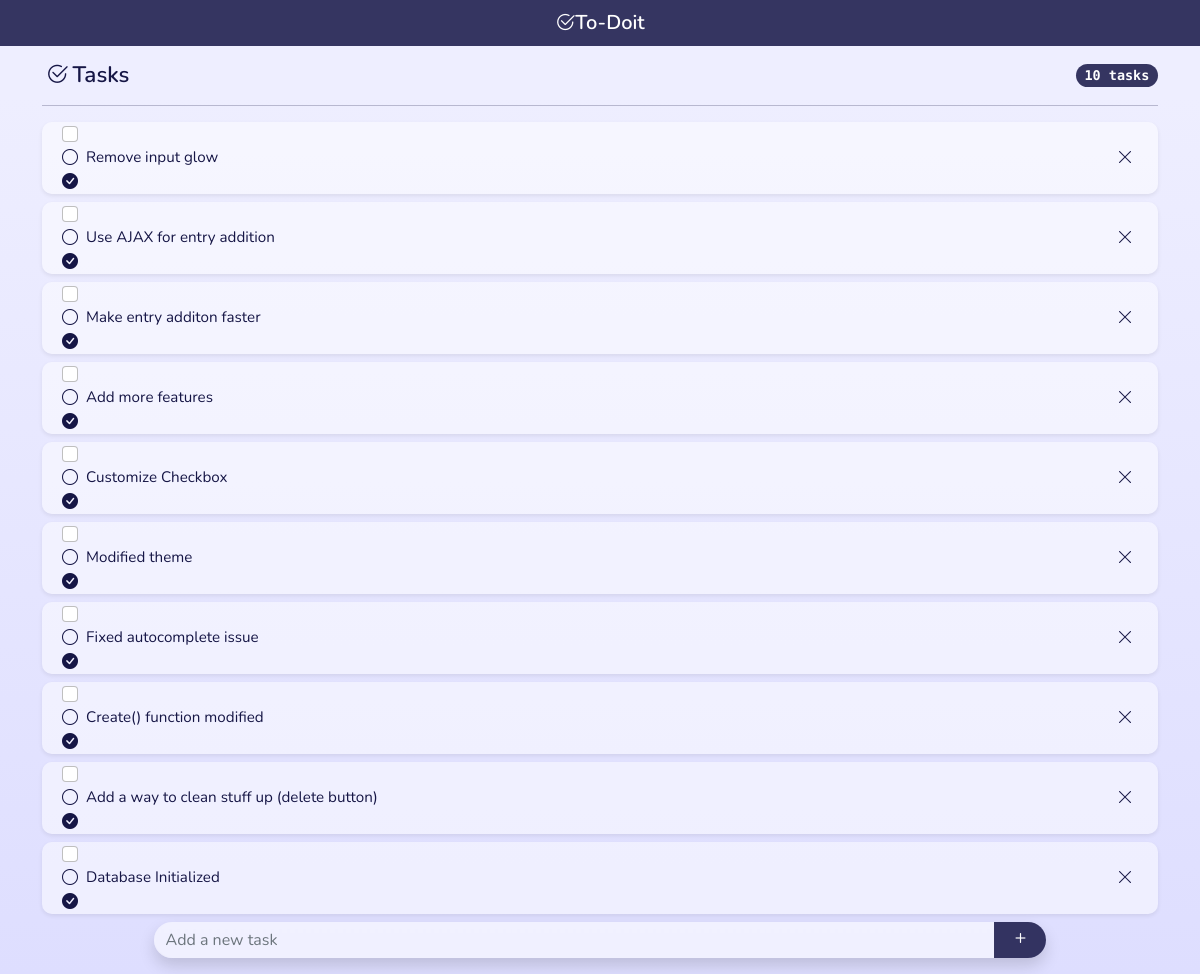
The app's page /, older data.
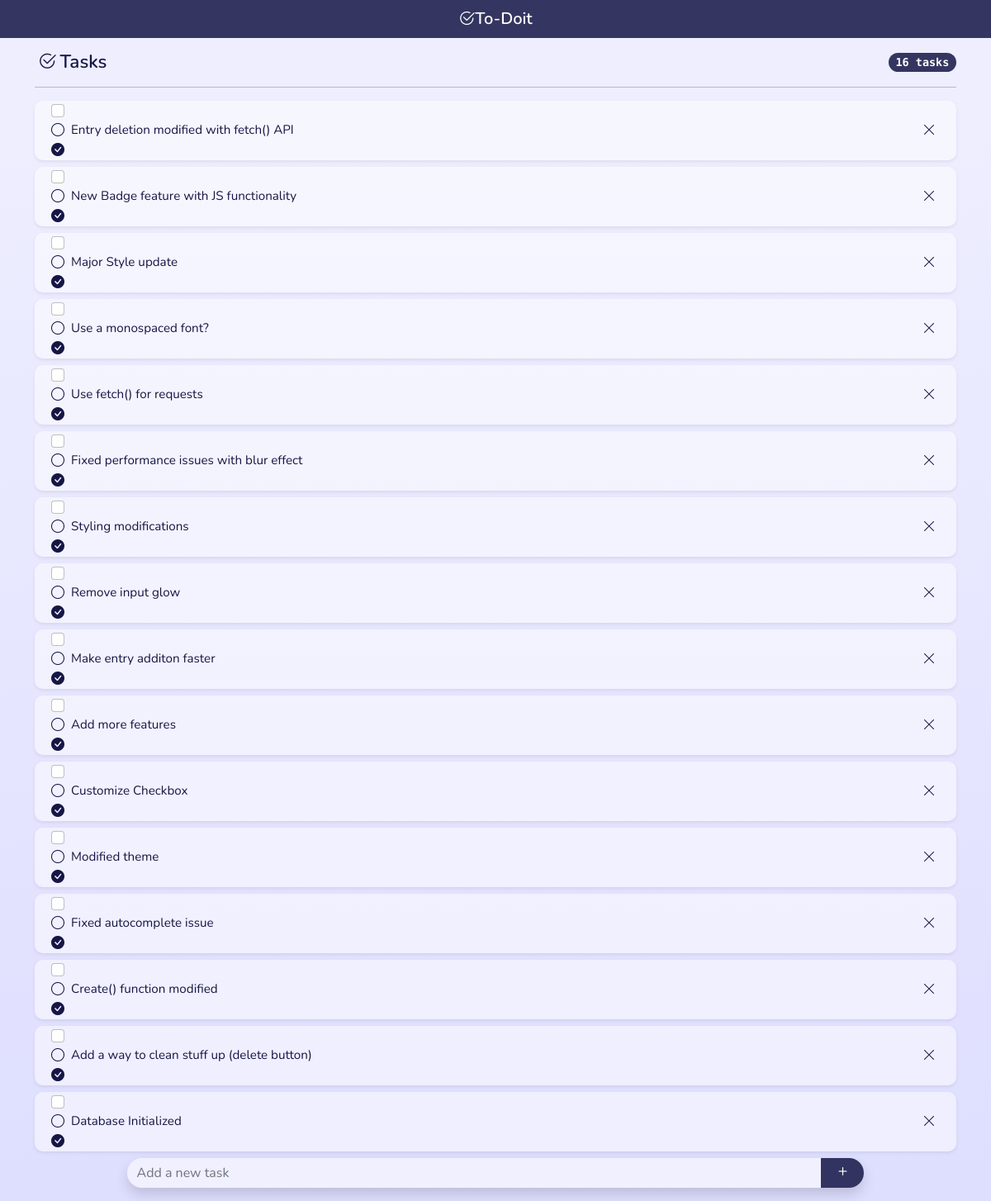
The same page, newer data.
### tables this page shows
CREATE TABLE todos (
    id INTEGER PRIMARY KEY AUTOINCREMENT,
    time TIMESTAMP NOT NULL DEFAULT CURRENT_TIMESTAMP,
    content TEXT NOT NULL
);

### app.py (the view)
@app.route('/', methods =["GET", "POST"])
def index():
    conn = get_db_connection()
    todos = conn.execute('SELECT * FROM todos').fetchall()
    todos = reversed(todos)
    conn.close()
    return render_template('index.html',todos=todos)

### app.py (called while the page is built)
def get_db_connection():
    conn = sqlite3.connect('database.db')
    conn.row_factory = sqlite3.Row
    return conn

### templates/index.html
{% extends 'base.html' %}
{% block content %}
    {% for entry in todos %}
        <div id="{{ entry['id'] }}" class="card mb-2 shadow-sm">
            <li class="list-group-item py-0 border-0 d-flex justify-content-between align-items-center">
    	    	<div class="pretty p-icon p-toggle p-plain px-1">
                    <input class="form-check-input me-1" type="checkbox">
                    <div class="state p-off">
                        <i class="bi bi-circle"></i>
                    </div>
                    <div class="state p-on">
                        <i class="bi bi-check-circle-fill"></i>
                    </div>
                </div>
                <div class="card-body lh-sm px-0">{{ entry['content'] }}</div>
                <button id="{{ entry['id'] }}" type="button" class="btn btn-sm px-2 close-btn"><i class="bi bi-x-lg"></i></button>
            </li>
        </div>
    {% endfor %}
{% endblock %}

Row changes from the older to the newer data that the page shows:
removed todos: content "Use AJAX for entry addition"
added todos: content "Entry deletion modified with fetch() API"
added todos: content "New Badge feature with JS functionality"
added todos: content "Major Style update"
added todos: content "Use a monospaced font?"
added todos: content "Use fetch() for requests"
added todos: content "Fixed performance issues with blur effect"
added todos: content "Styling modifications"
Text that changed along with them:
text written by a page script: "10 tasks" → "16 tasks"
